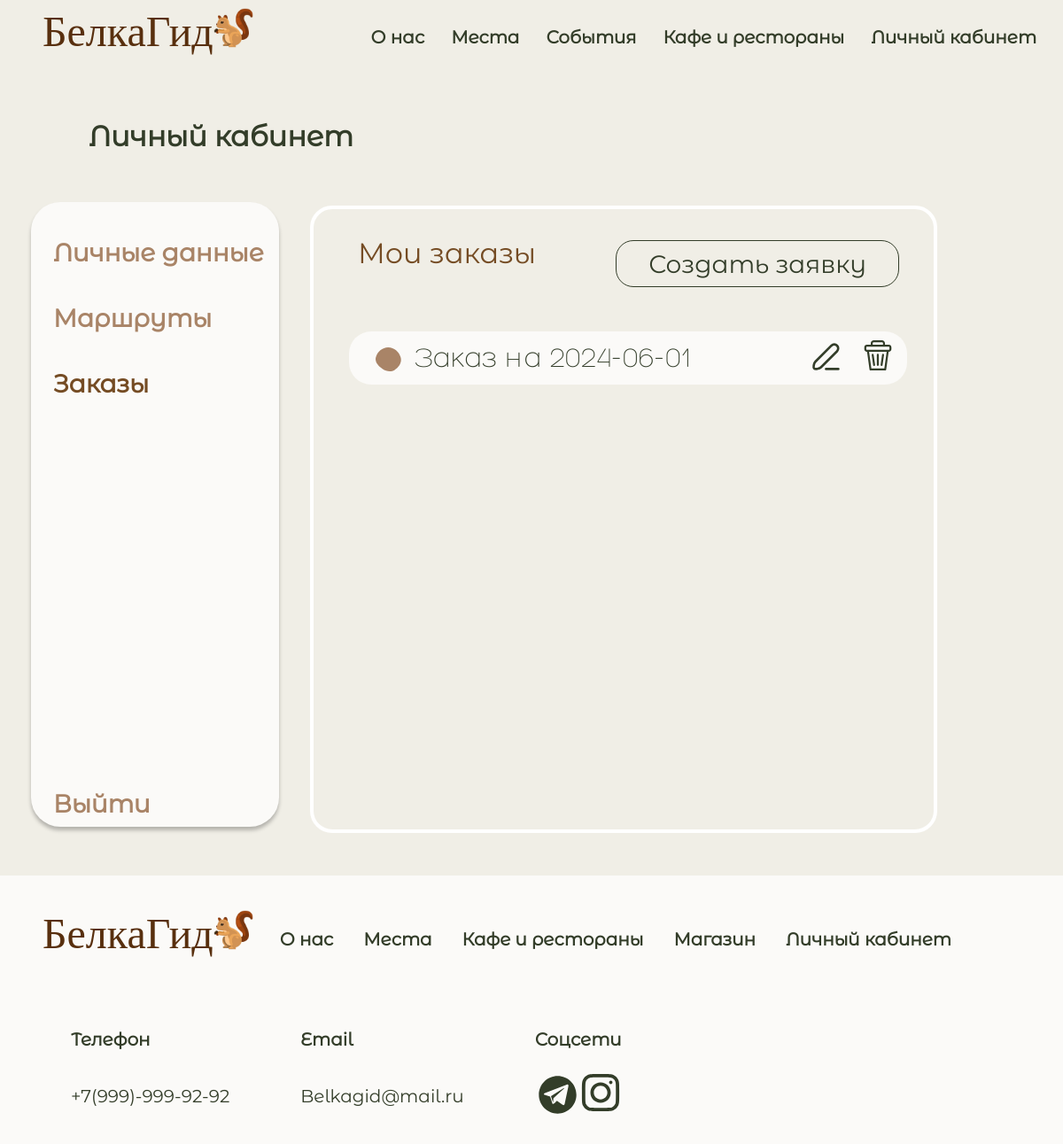
Page /profile/orders (signed in) on the earlier database version.
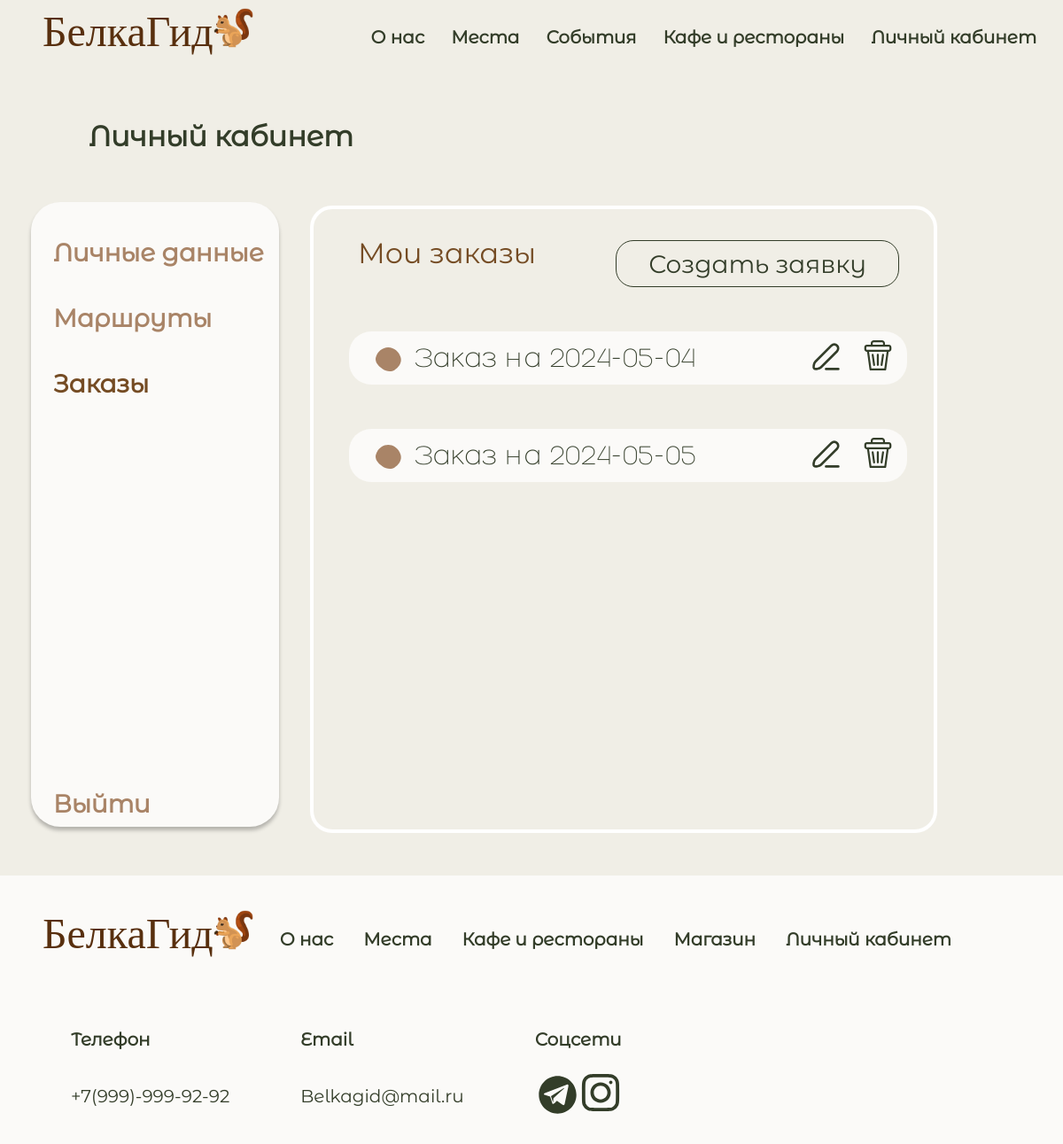
Same page on the later database version.
### belka/models.py (models this page shows)
class Order(models.Model):
    route = models.ForeignKey(Route, on_delete=models.CASCADE)
    date = models.DateField()
    persons = models.IntegerField()
    gid = models.IntegerField(default=-1)
    comments = models.TextField(default="")
    ordered_user = models.IntegerField(default=0)
    def __str__(self):
        return "Заказ на " + str(self.date)

### belka/views.py (the view)
# urls.py: path('profile/orders', profile_orders_page),
@login_required
def profile_orders_page(request):
    orders = Order.objects.filter(ordered_user=request.user.id)
    context = {
        'orders': orders,
    }
    return render(request, "zakazi.html", context)

### templates/zakazi.html (shortened to what this page needs)
{% load static %}
<!DOCTYPE html>
<html>
<head>
    <link rel="stylesheet" href="{% static 'css/main.css' %}">
    <link rel="stylesheet" href="{% static 'css/main1.css' %}">
    <link rel="stylesheet" href="{% static 'css/main2.css' %}">
    <link rel="stylesheet" href="{% static 'css/main3.css' %}">
    <link rel="stylesheet" href="{% static 'css/main4.css' %}">
</head>
<body>
<div class="wrapper">
    <div class="content">
        <header>
            <div class="headermenu">
                <div class="logo">
                    <div class="logotype">
                        <div class="nazvanie"><a href="/">БелкаГид</a></div>
                        <a href="/"><img class="imgbelka" src="{% static 'img/белка.png' %}" alt="" width="55"
                             height="55"></a>
                    </div>
                    <div class="menu">
                        <a href="../about">О нас</a>
                        <a href="../places">Места</a>
                        <a href="../events">События</a>
                        <a href="../cafe">Кафе и рестораны</a>
                        <a href="../profile">Личный кабинет</a>
                    </div>
                </div>
            </div>
        </header>
        <div class="dannie">
            <div class="namekab">
                <h1>Личный кабинет</h1>
            </div>
            <div class="smallmenu">
                <a href="../profile/info">Личные данные</a>
                <a href="../profile/routes">Маршруты</a>
                <a href="../profile/orders" style="color: #754C24;">Заказы</a>
                <a href="../logout" style='margin-top:400px;'>Выйти</a>
            </div>
            <div class="zakazi">
                <div class="namezakaz">
                    <h1>Мои заказы</h1>
                    <a href="../profile/orders/create">
                        <button onclick="#" class="buttoncreate" type="submit">Создать заявку</button>
                    </a>
                </div>
                {% for personal_order in orders %}
                <div class="zakaz">
                    <p>{{ personal_order }}</p>
                </div>
                {% endfor %}
            </div>
            <div class="footer">
                <div class="logo">
                    <div class="logotype">
                        <div class="nazvanie"><a href="/">БелкаГид</a></div>
                        <a href="/"><img class="imgbelka" src="{% static 'img/белка.png' %}" alt="" width="55"
                             height="55"></a>
                    </div>
                    <div class="footermenu">
                        <a href="../about">О нас</a>
                        <a href="../places">Места</a>
                        <a href="../cafe">Кафе и рестораны</a>
                        <a href="../shop">Магазин</a>
                        <a href="../profile">Личный кабинет</a>
                    </div>
                </div>
                <div class="logo">
                    <div class="svyz">
                        <h1>Телефон</h1>
                        <h2>+7(999)-999-92-92</h2>
                    </div>
                    <div class="svyz">
                        <h1>Email</h1>
                        <h2>Belkagid@mail.ru</h2>
                    </div>
                    <div class="svyz">
                        <h1>Соцсети</h1>
                        <div class="managers">
                        </div>
                    </div>
                </div>
            </div>
</body>
</html>

Differences in the rows shown:
removed Order: date "Заказ на 2024-06-01"
added Order: date "Заказ на 2024-05-04"
added Order: date "Заказ на 2024-05-05"
